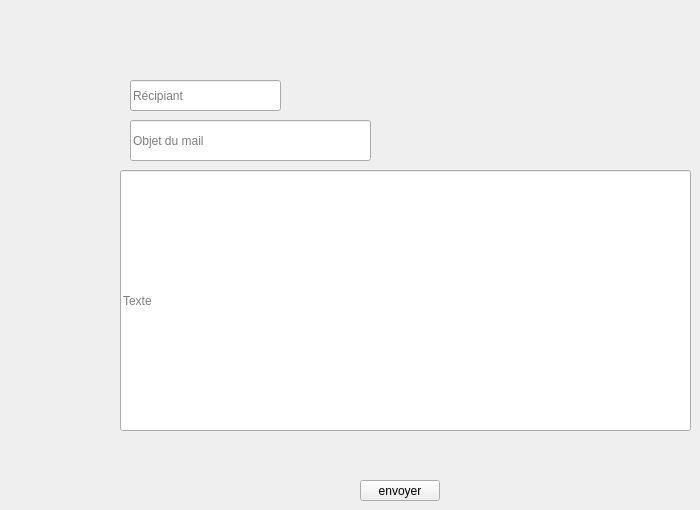
        <widget class="QWidget" name="tab_4">
         <attribute name="title">
          <string>envoyer un mail</string>
         </attribute>
         <widget class="QLineEdit" name="receiver_line">
          <property name="geometry">
           <rect>
            <x>130</x>
            <y>80</y>
            <width>151</width>
            <height>31</height>
           </rect>
          </property>
          <property name="placeholderText">
           <string>Récipiant</string>
          </property>
         </widget>
         <widget class="QLineEdit" name="about_line">
          <property name="geometry">
           <rect>
            <x>130</x>
            <y>120</y>
            <width>241</width>
            <height>41</height>
           </rect>
          </property>
          <property name="placeholderText">
           <string>Objet du mail</string>
          </property>
         </widget>
         <widget class="QLineEdit" name="text_line">
          <property name="geometry">
           <rect>
            <x>120</x>
            <y>170</y>
            <width>571</width>
            <height>261</height>
           </rect>
          </property>
          <property name="text">
           <string/>
          </property>
          <property name="placeholderText">
           <string>Texte</string>
          </property>
         </widget>
         <widget class="QPushButton" name="pushButton_8">
          <property name="geometry">
           <rect>
            <x>360</x>
            <y>480</y>
            <width>80</width>
            <height>21</height>
           </rect>
          </property>
          <property name="text">
           <string>envoyer</string>
          </property>
         </widget>
        </widget>
